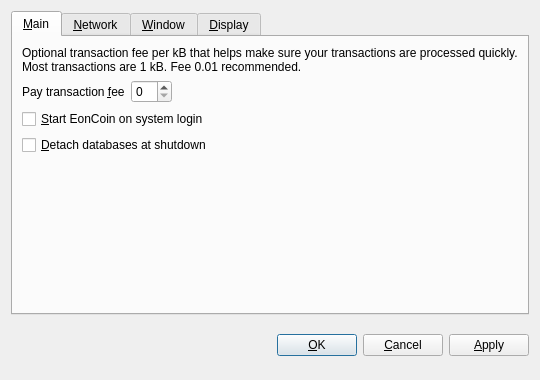
<?xml version="1.0" encoding="UTF-8"?>
<ui version="4.0">
 <class>OptionsDialog</class>
 <widget class="QDialog" name="OptionsDialog">
  <property name="geometry">
   <rect>
    <x>0</x>
    <y>0</y>
    <width>540</width>
    <height>380</height>
   </rect>
  </property>
  <property name="windowTitle">
   <string>Options</string>
  </property>
  <property name="modal">
   <bool>true</bool>
  </property>
  <layout class="QVBoxLayout" name="verticalLayout">
   <item>
    <widget class="QTabWidget" name="tabWidget">
     <property name="tabPosition">
      <enum>QTabWidget::North</enum>
     </property>
     <property name="currentIndex">
      <number>0</number>
     </property>
     <widget class="QWidget" name="tabMain">
      <attribute name="title">
       <string>&amp;Main</string>
      </attribute>
      <layout class="QVBoxLayout" name="verticalLayout_Main">
       <item>
        <widget class="QLabel" name="transactionFeeInfoLabel">
         <property name="text">
          <string>Optional transaction fee per kB that helps make sure your transactions are processed quickly. Most transactions are 1 kB. Fee 0.01 recommended.</string>
         </property>
         <property name="textFormat">
          <enum>Qt::PlainText</enum>
         </property>
         <property name="wordWrap">
          <bool>true</bool>
         </property>
        </widget>
       </item>
       <item>
        <layout class="QHBoxLayout" name="horizontalLayout_Main">
         <item>
          <widget class="QLabel" name="transactionFeeLabel">
           <property name="text">
            <string>Pay transaction &amp;fee</string>
           </property>
           <property name="textFormat">
            <enum>Qt::PlainText</enum>
           </property>
           <property name="buddy">
            <cstring>transactionFee</cstring>
           </property>
          </widget>
         </item>
         <item>
          <widget class="BitcoinAmountField" name="transactionFee"/>
         </item>
         <item>
          <spacer name="horizontalSpacer_Main">
           <property name="orientation">
            <enum>Qt::Horizontal</enum>
           </property>
           <property name="sizeHint" stdset="0">
            <size>
             <width>40</width>
             <height>20</height>
            </size>
           </property>
          </spacer>
         </item>
        </layout>
       </item>
       <item>
        <widget class="QCheckBox" name="bitcoinAtStartup">
         <property name="toolTip">
          <string>Automatically start EonCoin after logging in to the system.</string>
         </property>
         <property name="text">
          <string>&amp;Start EonCoin on system login</string>
         </property>
        </widget>
       </item>
       <item>
        <widget class="QCheckBox" name="detachDatabases">
         <property name="toolTip">
          <string>Detach block and address databases at shutdown. This means they can be moved to another data directory, but it slows down shutdown. The wallet is always detached.</string>
         </property>
         <property name="text">
          <string>&amp;Detach databases at shutdown</string>
         </property>
        </widget>
       </item>
       <item>
        <spacer name="verticalSpacer_Main">
         <property name="orientation">
          <enum>Qt::Vertical</enum>
         </property>
         <property name="sizeHint" stdset="0">
          <size>
           <width>20</width>
           <height>40</height>
          </size>
         </property>
        </spacer>
       </item>
      </layout>
     </widget>
     <widget class="QWidget" name="tabNetwork">
      <attribute name="title">
       <string>&amp;Network</string>
      </attribute>
      <layout class="QVBoxLayout" name="verticalLayout_Network">
       <item>
        <widget class="QCheckBox" name="mapPortUpnp">
         <property name="toolTip">
          <string>Automatically open the EonCoin client port on the router. This only works when your router supports UPnP and it is enabled.</string>
         </property>
         <property name="text">
          <string>Map port using &amp;UPnP</string>
         </property>
        </widget>
       </item>
       <item>
        <widget class="QCheckBox" name="connectSocks">
         <property name="toolTip">
          <string>Connect to the EonCoin network through a SOCKS proxy (e.g. when connecting through Tor).</string>
         </property>
         <property name="text">
          <string>&amp;Connect through SOCKS proxy:</string>
         </property>
        </widget>
       </item>
       <item>
        <layout class="QHBoxLayout" name="horizontalLayout_Network">
         <item>
          <widget class="QLabel" name="proxyIpLabel">
           <property name="text">
            <string>Proxy &amp;IP:</string>
           </property>
           <property name="textFormat">
            <enum>Qt::PlainText</enum>
           </property>
           <property name="buddy">
            <cstring>proxyIp</cstring>
           </property>
          </widget>
         </item>
         <item>
          <widget class="QValidatedLineEdit" name="proxyIp">
           <property name="maximumSize">
            <size>
             <width>140</width>
             <height>16777215</height>
            </size>
           </property>
           <property name="toolTip">
            <string>IP address of the proxy (e.g. 127.0.0.1)</string>
           </property>
          </widget>
         </item>
         <item>
          <widget class="QLabel" name="proxyPortLabel">
           <property name="text">
            <string>&amp;Port:</string>
           </property>
           <property name="textFormat">
            <enum>Qt::PlainText</enum>
           </property>
           <property name="buddy">
            <cstring>proxyPort</cstring>
           </property>
          </widget>
         </item>
         <item>
          <widget class="QLineEdit" name="proxyPort">
           <property name="maximumSize">
            <size>
             <width>55</width>
             <height>16777215</height>
            </size>
           </property>
           <property name="toolTip">
            <string>Port of the proxy (e.g. 9050)</string>
           </property>
          </widget>
         </item>
         <item>
          <widget class="QLabel" name="socksVersionLabel">
           <property name="text">
            <string>SOCKS &amp;Version:</string>
           </property>
           <property name="textFormat">
            <enum>Qt::PlainText</enum>
           </property>
           <property name="buddy">
            <cstring>socksVersion</cstring>
           </property>
          </widget>
         </item>
         <item>
          <widget class="QValueComboBox" name="socksVersion">
           <property name="toolTip">
            <string>SOCKS version of the proxy (e.g. 5)</string>
           </property>
          </widget>
         </item>
         <item>
          <spacer name="horizontalSpacer_Network">
           <property name="orientation">
            <enum>Qt::Horizontal</enum>
           </property>
           <property name="sizeHint" stdset="0">
            <size>
             <width>40</width>
             <height>20</height>
            </size>
           </property>
          </spacer>
         </item>
        </layout>
       </item>
       <item>
        <spacer name="verticalSpacer_Network">
         <property name="orientation">
          <enum>Qt::Vertical</enum>
         </property>
         <property name="sizeHint" stdset="0">
          <size>
           <width>20</width>
           <height>40</height>
          </size>
         </property>
        </spacer>
       </item>
      </layout>
     </widget>
     <widget class="QWidget" name="tabWindow">
      <attribute name="title">
       <string>&amp;Window</string>
      </attribute>
      <layout class="QVBoxLayout" name="verticalLayout_Window">
       <item>
        <widget class="QCheckBox" name="minimizeToTray">
         <property name="toolTip">
          <string>Show only a tray icon after minimizing the window.</string>
         </property>
         <property name="text">
          <string>&amp;Minimize to the tray instead of the taskbar</string>
         </property>
        </widget>
       </item>
       <item>
        <widget class="QCheckBox" name="minimizeOnClose">
         <property name="toolTip">
          <string>Minimize instead of exit the application when the window is closed. When this option is enabled, the application will be closed only after selecting Quit in the menu.</string>
         </property>
         <property name="text">
          <string>M&amp;inimize on close</string>
         </property>
        </widget>
       </item>
       <item>
        <spacer name="verticalSpacer_Window">
         <property name="orientation">
          <enum>Qt::Vertical</enum>
         </property>
         <property name="sizeHint" stdset="0">
          <size>
           <width>20</width>
           <height>40</height>
          </size>
         </property>
        </spacer>
       </item>
      </layout>
     </widget>
     <widget class="QWidget" name="tabDisplay">
      <attribute name="title">
       <string>&amp;Display</string>
      </attribute>
      <layout class="QVBoxLayout" name="verticalLayout_Display">
       <item>
        <layout class="QHBoxLayout" name="horizontalLayout_1_Display">
         <item>
          <widget class="QLabel" name="langLabel">
           <property name="text">
            <string>User Interface &amp;language:</string>
           </property>
           <property name="textFormat">
            <enum>Qt::PlainText</enum>
           </property>
           <property name="buddy">
            <cstring>lang</cstring>
           </property>
          </widget>
         </item>
         <item>
          <widget class="QValueComboBox" name="lang">
           <property name="toolTip">
            <string>The user interface language can be set here. This setting will take effect after restarting EonCoin.</string>
           </property>
          </widget>
         </item>
        </layout>
       </item>
       <item>
        <layout class="QHBoxLayout" name="horizontalLayout_2_Display">
         <item>
          <widget class="QLabel" name="unitLabel">
           <property name="text">
            <string>&amp;Unit to show amounts in:</string>
           </property>
           <property name="textFormat">
            <enum>Qt::PlainText</enum>
           </property>
           <property name="buddy">
            <cstring>unit</cstring>
           </property>
          </widget>
         </item>
         <item>
          <widget class="QValueComboBox" name="unit">
           <property name="toolTip">
            <string>Choose the default subdivision unit to show in the interface and when sending coins.</string>
           </property>
          </widget>
         </item>
        </layout>
       </item>
       <item>
        <widget class="QCheckBox" name="displayAddresses">
         <property name="toolTip">
          <string>Whether to show EonCoin addresses in the transaction list or not.</string>
         </property>
         <property name="text">
          <string>&amp;Display addresses in transaction list</string>
         </property>
        </widget>
       </item>
       <item>
        <widget class="QCheckBox" name="coinControlFeatures">
         <property name="toolTip">
          <string>Whether to show coin control features or not.</string>
         </property>
         <property name="text">
          <string>Display coin &amp;control features (experts only!)</string>
         </property>
        </widget>
       </item>
       <item>
        <spacer name="verticalSpacer_Display">
         <property name="orientation">
          <enum>Qt::Vertical</enum>
         </property>
         <property name="sizeHint" stdset="0">
          <size>
           <width>20</width>
           <height>40</height>
          </size>
         </property>
        </spacer>
       </item>
      </layout>
     </widget>
    </widget>
   </item>
   <item>
    <layout class="QHBoxLayout" name="horizontalLayout_Buttons">
     <item>
      <spacer name="horizontalSpacer_1">
       <property name="orientation">
        <enum>Qt::Horizontal</enum>
       </property>
       <property name="sizeHint" stdset="0">
        <size>
         <width>40</width>
         <height>48</height>
        </size>
       </property>
      </spacer>
     </item>
     <item>
      <widget class="QLabel" name="statusLabel">
       <property name="font">
        <font>
         <weight>75</weight>
         <bold>true</bold>
        </font>
       </property>
       <property name="text">
        <string/>
       </property>
       <property name="textFormat">
        <enum>Qt::PlainText</enum>
       </property>
       <property name="wordWrap">
        <bool>true</bool>
       </property>
      </widget>
     </item>
     <item>
      <spacer name="horizontalSpacer_2">
       <property name="orientation">
        <enum>Qt::Horizontal</enum>
       </property>
       <property name="sizeHint" stdset="0">
        <size>
         <width>40</width>
         <height>48</height>
        </size>
       </property>
      </spacer>
     </item>
     <item>
      <widget class="QPushButton" name="okButton">
       <property name="text">
        <string>&amp;OK</string>
       </property>
      </widget>
     </item>
     <item>
      <widget class="QPushButton" name="cancelButton">
       <property name="text">
        <string>&amp;Cancel</string>
       </property>
       <property name="autoDefault">
        <bool>false</bool>
       </property>
      </widget>
     </item>
     <item>
      <widget class="QPushButton" name="applyButton">
       <property name="text">
        <string>&amp;Apply</string>
       </property>
       <property name="autoDefault">
        <bool>false</bool>
       </property>
      </widget>
     </item>
    </layout>
   </item>
  </layout>
 </widget>
 <customwidgets>
  <customwidget>
   <class>BitcoinAmountField</class>
   <extends>QSpinBox</extends>
   <header>bitcoinamountfield.h</header>
  </customwidget>
  <customwidget>
   <class>QValueComboBox</class>
   <extends>QComboBox</extends>
   <header>qvaluecombobox.h</header>
  </customwidget>
  <customwidget>
   <class>QValidatedLineEdit</class>
   <extends>QLineEdit</extends>
   <header>qvalidatedlineedit.h</header>
  </customwidget>
 </customwidgets>
 <resources/>
 <connections/>
</ui>
